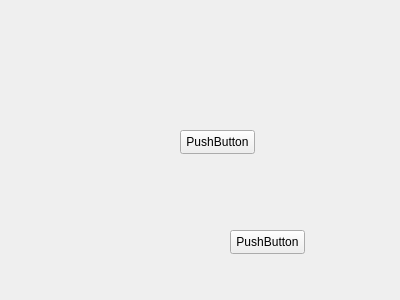
<?xml version="1.0" encoding="UTF-8"?>
<ui version="4.0">
 <class>TestClass1</class>
 <widget class="QWidget" name="TestClass1">
  <property name="geometry">
   <rect>
    <x>0</x>
    <y>0</y>
    <width>400</width>
    <height>300</height>
   </rect>
  </property>
  <property name="windowTitle">
   <string>TestClass1</string>
  </property>
  <widget class="QPushButton" name="pushButton">
   <property name="geometry">
    <rect>
     <x>180</x>
     <y>130</y>
     <width>75</width>
     <height>24</height>
    </rect>
   </property>
   <property name="text">
    <string>PushButton</string>
   </property>
  </widget>
  <widget class="QPushButton" name="pushButton_2">
   <property name="geometry">
    <rect>
     <x>230</x>
     <y>230</y>
     <width>75</width>
     <height>24</height>
    </rect>
   </property>
   <property name="text">
    <string>PushButton</string>
   </property>
  </widget>
 </widget>
 <layoutdefault spacing="6" margin="11"/>
 <resources/>
 <connections/>
</ui>
